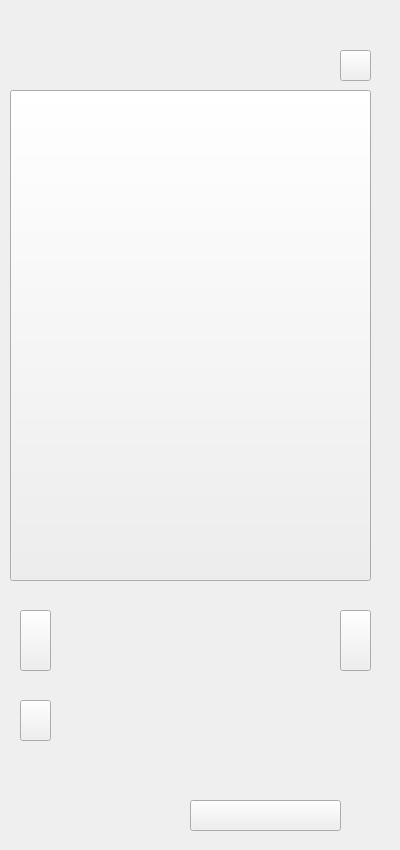
    <widget class="QWidget" name="page_30">
     <widget class="QLabel" name="label_30">
      <property name="geometry">
       <rect>
        <x>0</x>
        <y>0</y>
        <width>391</width>
        <height>841</height>
       </rect>
      </property>
      <property name="text">
       <string/>
      </property>
      <property name="pixmap">
       <pixmap resource="resources.qrc">:/images/images/camera1-3.png</pixmap>
      </property>
     </widget>
     <widget class="QPushButton" name="pushButton_122">
      <property name="geometry">
       <rect>
        <x>20</x>
        <y>610</y>
        <width>31</width>
        <height>61</height>
       </rect>
      </property>
      <property name="text">
       <string/>
      </property>
     </widget>
     <widget class="QPushButton" name="pushButton_123">
      <property name="geometry">
       <rect>
        <x>340</x>
        <y>610</y>
        <width>31</width>
        <height>61</height>
       </rect>
      </property>
      <property name="text">
       <string/>
      </property>
     </widget>
     <widget class="QPushButton" name="pushButton_124">
      <property name="geometry">
       <rect>
        <x>20</x>
        <y>700</y>
        <width>31</width>
        <height>41</height>
       </rect>
      </property>
      <property name="text">
       <string/>
      </property>
     </widget>
     <widget class="QPushButton" name="pushButton_125">
      <property name="geometry">
       <rect>
        <x>340</x>
        <y>50</y>
        <width>31</width>
        <height>31</height>
       </rect>
      </property>
      <property name="text">
       <string/>
      </property>
     </widget>
     <widget class="QPushButton" name="pushButton_146">
      <property name="geometry">
       <rect>
        <x>190</x>
        <y>800</y>
        <width>151</width>
        <height>31</height>
       </rect>
      </property>
      <property name="text">
       <string/>
      </property>
     </widget>
     <widget class="QPushButton" name="pushButton_147">
      <property name="geometry">
       <rect>
        <x>10</x>
        <y>90</y>
        <width>361</width>
        <height>491</height>
       </rect>
      </property>
      <property name="text">
       <string/>
      </property>
     </widget>
    </widget>
